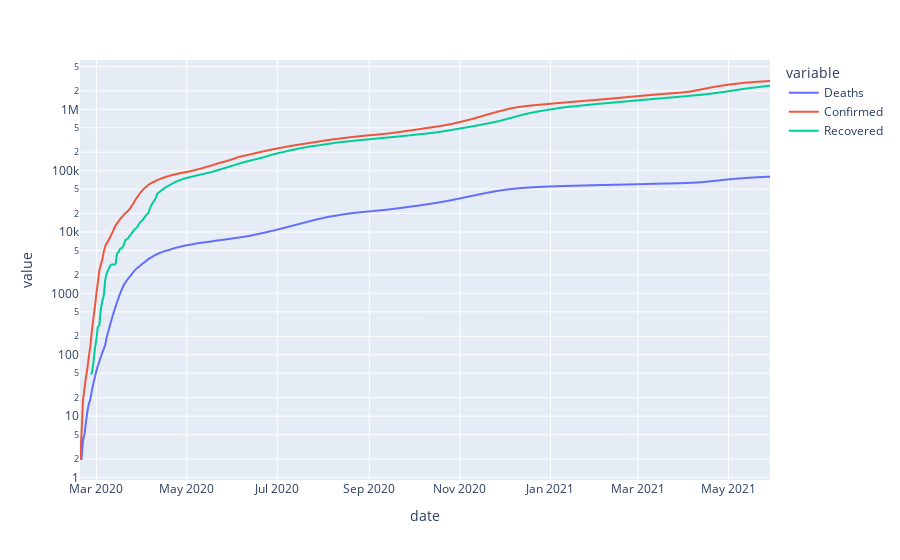

The cell this chart's notebook holds for it:
### Code cell
px.line(data_frame=iran,x=iran.index,y=['Deaths','Confirmed','Recovered'],log_y=True)

### Figure 1 — Plotly figure (JSON) as saved in the notebook; plotly's stock layout.template omitted (floating-point values rounded to 4 significant figures; data arrays with more than 128 entries replaced by an {"elided": "..."} marker saying what was removed)
{"data": [{"hovertemplate": "variable=Deaths<br>date=%{x}<br>value=%{y}<extra></extra>", "legendgroup": "Deaths", "line": {"color": "#636efa", "dash": "solid"}, "marker": {"symbol": "circle"}, "mode": "lines", "name": "Deaths", "showlegend": true, "type": "scattergl", "x": {"elided": "466 str values"}, "xaxis": "x", "y": {"elided": "466 int values"}, "yaxis": "y"}, {"hovertemplate": "variable=Confirmed<br>date=%{x}<br>value=%{y}<extra></extra>", "legendgroup": "Confirmed", "line": {"color": "#EF553B", "dash": "solid"}, "marker": {"symbol": "circle"}, "mode": "lines", "name": "Confirmed", "showlegend": true, "type": "scattergl", "x": {"elided": "466 str values"}, "xaxis": "x", "y": {"elided": "466 int values"}, "yaxis": "y"}, {"hovertemplate": "variable=Recovered<br>date=%{x}<br>value=%{y}<extra></extra>", "legendgroup": "Recovered", "line": {"color": "#00cc96", "dash": "solid"}, "marker": {"symbol": "circle"}, "mode": "lines", "name": "Recovered", "showlegend": true, "type": "scattergl", "x": {"elided": "466 str values"}, "xaxis": "x", "y": {"elided": "466 int values"}, "yaxis": "y"}], "layout": {"legend": {"title": {"text": "variable"}, "tracegroupgap": 0}, "margin": {"t": 60}, "xaxis": {"anchor": "y", "domain": [0, 1], "title": {"text": "date"}}, "yaxis": {"anchor": "x", "domain": [0, 1], "title": {"text": "value"}, "type": "log"}}}
